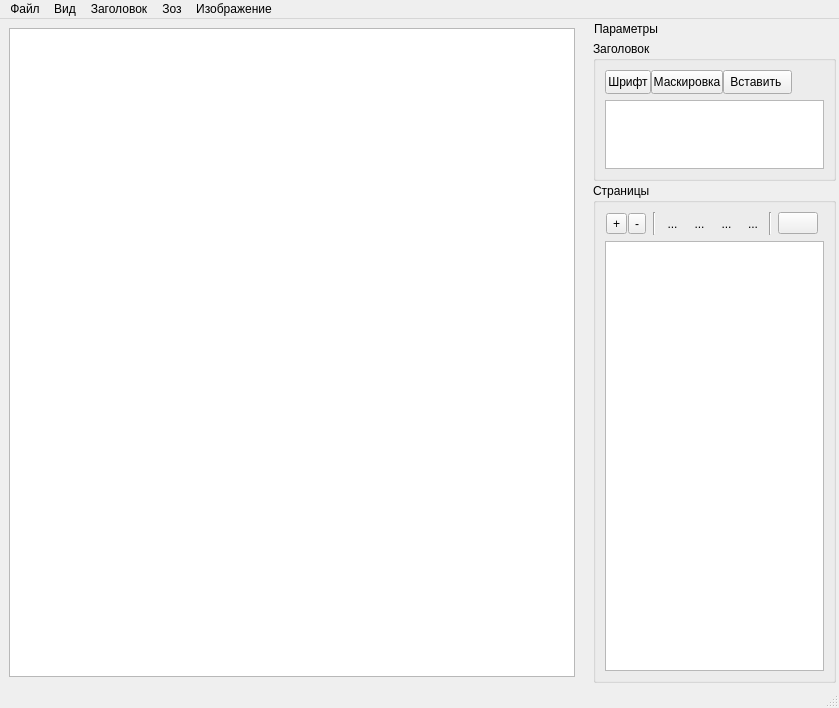
<?xml version="1.0" encoding="UTF-8"?>
<ui version="4.0">
 <class>SitPlan</class>
 <widget class="QMainWindow" name="SitPlan">
  <property name="geometry">
   <rect>
    <x>0</x>
    <y>0</y>
    <width>839</width>
    <height>708</height>
   </rect>
  </property>
  <property name="windowTitle">
   <string>Ситуационный план</string>
  </property>
  <property name="windowIcon">
   <iconset resource="../../resourse.qrc">
    <normaloff>:/resourse/default/SitPlan.png</normaloff>:/resourse/default/SitPlan.png</iconset>
  </property>
  <property name="documentMode">
   <bool>false</bool>
  </property>
  <property name="dockNestingEnabled">
   <bool>false</bool>
  </property>
  <widget class="QWidget" name="centralwidget">
   <layout class="QGridLayout" name="gridLayout">
    <item row="0" column="0">
     <widget class="MySitPlanView" name="graphicsView">
      <property name="renderHints">
       <set>QPainter::Antialiasing|QPainter::SmoothPixmapTransform|QPainter::TextAntialiasing</set>
      </property>
     </widget>
    </item>
   </layout>
  </widget>
  <widget class="QMenuBar" name="menubar">
   <property name="geometry">
    <rect>
     <x>0</x>
     <y>0</y>
     <width>839</width>
     <height>21</height>
    </rect>
   </property>
   <widget class="QMenu" name="menu_File">
    <property name="title">
     <string>Файл</string>
    </property>
    <addaction name="action_ExportPDF"/>
    <addaction name="separator"/>
    <addaction name="action_Print"/>
    <addaction name="action_PrintQuick"/>
    <addaction name="action_DocumentConfig"/>
    <addaction name="separator"/>
    <addaction name="action_SettingsSave"/>
    <addaction name="separator"/>
    <addaction name="action_Exit"/>
   </widget>
   <widget class="QMenu" name="menu_SitPlan">
    <property name="title">
     <string>Изображение</string>
    </property>
    <widget class="QMenu" name="menu_SitPlanScale">
     <property name="title">
      <string>Подогнать размер</string>
     </property>
     <addaction name="action_SitPlanForWidth"/>
     <addaction name="action_SitPlanForHeight"/>
     <addaction name="action_SitPlanForCanvas"/>
     <addaction name="separator"/>
     <addaction name="action_SitPlanAuto"/>
    </widget>
    <widget class="QMenu" name="menu_Rotate">
     <property name="enabled">
      <bool>true</bool>
     </property>
     <property name="title">
      <string>Поворот</string>
     </property>
     <addaction name="action_PixRotate90Po"/>
     <addaction name="action_PixRotate90Protiv"/>
     <addaction name="action_PixRotate180"/>
    </widget>
    <addaction name="action_SitPlanLoad"/>
    <addaction name="menu_SitPlanScale"/>
    <addaction name="menu_Rotate"/>
    <addaction name="action_SitPlanLook"/>
   </widget>
   <widget class="QMenu" name="menu_Title">
    <property name="title">
     <string>Заголовок</string>
    </property>
    <addaction name="action_TitleFont"/>
    <addaction name="action_FontMask"/>
   </widget>
   <widget class="QMenu" name="menu_View">
    <property name="title">
     <string>Вид</string>
    </property>
    <widget class="QMenu" name="menu_ViewVisible">
     <property name="title">
      <string>Показать/Скрыть</string>
     </property>
     <addaction name="action_VisibleTitle"/>
     <addaction name="action_VisbleSitPlan"/>
     <addaction name="action_VisibleGrid"/>
    </widget>
    <widget class="QMenu" name="menu_Navigation">
     <property name="title">
      <string>Перейти</string>
     </property>
     <addaction name="action_PageFirst"/>
     <addaction name="action_PageBack"/>
     <addaction name="action_PageNext"/>
     <addaction name="action_PageLast"/>
    </widget>
    <addaction name="action_ModeDrag"/>
    <addaction name="action_ModeSelect"/>
    <addaction name="separator"/>
    <addaction name="action_ViewZoomOut"/>
    <addaction name="action_ViewZoomIn"/>
    <addaction name="action_ViewOriginal"/>
    <addaction name="action_ViewBest"/>
    <addaction name="separator"/>
    <addaction name="menu_ViewVisible"/>
    <addaction name="menu_Navigation"/>
   </widget>
   <widget class="QMenu" name="menu_Zoz">
    <property name="title">
     <string>Зоз</string>
    </property>
    <addaction name="action_ZO_Load"/>
    <addaction name="action_ZozLoadFromProject"/>
    <addaction name="action_ZO_Delete"/>
    <addaction name="action_ZoClear"/>
    <addaction name="separator"/>
    <addaction name="action_ZO_Param"/>
    <addaction name="separator"/>
    <addaction name="action_GridFont"/>
    <addaction name="action_GridConfig"/>
    <addaction name="separator"/>
   </widget>
   <addaction name="menu_File"/>
   <addaction name="menu_View"/>
   <addaction name="menu_Title"/>
   <addaction name="menu_Zoz"/>
   <addaction name="menu_SitPlan"/>
  </widget>
  <widget class="QStatusBar" name="statusBar"/>
  <widget class="QDockWidget" name="dockWidget">
   <property name="sizePolicy">
    <sizepolicy hsizetype="Fixed" vsizetype="Preferred">
     <horstretch>0</horstretch>
     <verstretch>0</verstretch>
    </sizepolicy>
   </property>
   <property name="minimumSize">
    <size>
     <width>249</width>
     <height>416</height>
    </size>
   </property>
   <property name="maximumSize">
    <size>
     <width>249</width>
     <height>524287</height>
    </size>
   </property>
   <property name="features">
    <set>QDockWidget::DockWidgetMovable</set>
   </property>
   <property name="allowedAreas">
    <set>Qt::LeftDockWidgetArea|Qt::RightDockWidgetArea</set>
   </property>
   <property name="windowTitle">
    <string>Параметры</string>
   </property>
   <attribute name="dockWidgetArea">
    <number>2</number>
   </attribute>
   <widget class="QWidget" name="dockWidgetContents">
    <layout class="QGridLayout" name="gridLayout_9">
     <property name="leftMargin">
      <number>3</number>
     </property>
     <property name="topMargin">
      <number>3</number>
     </property>
     <property name="rightMargin">
      <number>3</number>
     </property>
     <property name="bottomMargin">
      <number>3</number>
     </property>
     <property name="spacing">
      <number>2</number>
     </property>
     <item row="1" column="0">
      <widget class="QGroupBox" name="groupBox_Zo">
       <property name="title">
        <string>Страницы</string>
       </property>
       <layout class="QGridLayout" name="gridLayout_6">
        <item row="0" column="4">
         <widget class="QToolButton" name="toolButton_ZoMovePageUp">
          <property name="toolTip">
           <string>Вниз</string>
          </property>
          <property name="text">
           <string>...</string>
          </property>
          <property name="icon">
           <iconset resource="../../resourse.qrc">
            <normaloff>:/resourse/default/top.png</normaloff>:/resourse/default/top.png</iconset>
          </property>
          <property name="autoRaise">
           <bool>true</bool>
          </property>
         </widget>
        </item>
        <item row="0" column="3">
         <widget class="Line" name="line">
          <property name="orientation">
           <enum>Qt::Vertical</enum>
          </property>
         </widget>
        </item>
        <item row="1" column="0" colspan="12">
         <widget class="TableViewSp" name="tableView_Pages">
          <property name="acceptDrops">
           <bool>true</bool>
          </property>
          <property name="editTriggers">
           <set>QAbstractItemView::NoEditTriggers</set>
          </property>
          <property name="dragEnabled">
           <bool>false</bool>
          </property>
          <property name="dragDropOverwriteMode">
           <bool>false</bool>
          </property>
          <property name="dragDropMode">
           <enum>QAbstractItemView::NoDragDrop</enum>
          </property>
          <property name="defaultDropAction">
           <enum>Qt::IgnoreAction</enum>
          </property>
          <property name="alternatingRowColors">
           <bool>true</bool>
          </property>
          <property name="selectionMode">
           <enum>QAbstractItemView::SingleSelection</enum>
          </property>
          <property name="selectionBehavior">
           <enum>QAbstractItemView::SelectRows</enum>
          </property>
          <property name="sortingEnabled">
           <bool>false</bool>
          </property>
          <attribute name="horizontalHeaderStretchLastSection">
           <bool>true</bool>
          </attribute>
         </widget>
        </item>
        <item row="0" column="9" colspan="2">
         <widget class="QPushButton" name="pushButton_ParamZO">
          <property name="toolTip">
           <string>Настройки ЗО</string>
          </property>
          <property name="text">
           <string/>
          </property>
          <property name="icon">
           <iconset resource="../../resourse.qrc">
            <normaloff>:/resourse/default/paintbrush.png</normaloff>:/resourse/default/paintbrush.png</iconset>
          </property>
         </widget>
        </item>
        <item row="0" column="5">
         <widget class="QToolButton" name="toolButton_ZoMoveUp">
          <property name="toolTip">
           <string>Поднять</string>
          </property>
          <property name="text">
           <string>...</string>
          </property>
          <property name="icon">
           <iconset resource="../../resourse.qrc">
            <normaloff>:/resourse/default/up.png</normaloff>:/resourse/default/up.png</iconset>
          </property>
          <property name="autoRaise">
           <bool>true</bool>
          </property>
         </widget>
        </item>
        <item row="0" column="8">
         <widget class="Line" name="line_2">
          <property name="orientation">
           <enum>Qt::Vertical</enum>
          </property>
         </widget>
        </item>
        <item row="0" column="6">
         <widget class="QToolButton" name="toolButton_ZoMoveDown">
          <property name="toolTip">
           <string>Опустить</string>
          </property>
          <property name="text">
           <string>...</string>
          </property>
          <property name="icon">
           <iconset resource="../../resourse.qrc">
            <normaloff>:/resourse/default/down.png</normaloff>:/resourse/default/down.png</iconset>
          </property>
          <property name="autoRaise">
           <bool>true</bool>
          </property>
         </widget>
        </item>
        <item row="0" column="7">
         <widget class="QToolButton" name="toolButton_ZoMovePageDown">
          <property name="toolTip">
           <string>Вверх</string>
          </property>
          <property name="text">
           <string>...</string>
          </property>
          <property name="icon">
           <iconset resource="../../resourse.qrc">
            <normaloff>:/resourse/default/bottom.png</normaloff>:/resourse/default/bottom.png</iconset>
          </property>
          <property name="autoRaise">
           <bool>true</bool>
          </property>
         </widget>
        </item>
        <item row="0" column="0" colspan="3" alignment="Qt::AlignLeft">
         <widget class="QWidget" name="widget_4" native="true">
          <layout class="QGridLayout" name="gridLayout_7">
           <property name="leftMargin">
            <number>1</number>
           </property>
           <property name="topMargin">
            <number>1</number>
           </property>
           <property name="rightMargin">
            <number>1</number>
           </property>
           <property name="bottomMargin">
            <number>1</number>
           </property>
           <property name="spacing">
            <number>1</number>
           </property>
           <item row="0" column="2">
            <widget class="QToolButton" name="toolButton_ZozRemove">
             <property name="toolTip">
              <string>Удалить</string>
             </property>
             <property name="text">
              <string>-</string>
             </property>
             <property name="icon">
              <iconset resource="../../resourse.qrc">
               <normaloff>:/resourse/default/list_remove.png</normaloff>:/resourse/default/list_remove.png</iconset>
             </property>
            </widget>
           </item>
           <item row="0" column="0">
            <widget class="QToolButton" name="toolButton_ZoAdd">
             <property name="toolTip">
              <string>Добавить</string>
             </property>
             <property name="text">
              <string>+</string>
             </property>
             <property name="icon">
              <iconset resource="../../resourse.qrc">
               <normaloff>:/resourse/default/list_add.png</normaloff>:/resourse/default/list_add.png</iconset>
             </property>
             <property name="shortcut">
              <string>Ctrl++</string>
             </property>
            </widget>
           </item>
          </layout>
         </widget>
        </item>
        <item row="0" column="11">
         <spacer name="horizontalSpacer">
          <property name="orientation">
           <enum>Qt::Horizontal</enum>
          </property>
          <property name="sizeHint" stdset="0">
           <size>
            <width>40</width>
            <height>20</height>
           </size>
          </property>
         </spacer>
        </item>
       </layout>
      </widget>
     </item>
     <item row="0" column="0">
      <widget class="QGroupBox" name="groupBox">
       <property name="maximumSize">
        <size>
         <width>16777215</width>
         <height>140</height>
        </size>
       </property>
       <property name="title">
        <string>Заголовок</string>
       </property>
       <property name="flat">
        <bool>false</bool>
       </property>
       <property name="checkable">
        <bool>false</bool>
       </property>
       <layout class="QGridLayout" name="gridLayout_3">
        <item row="2" column="0" colspan="3">
         <widget class="QTextEdit" name="textEdit_Title">
          <property name="maximumSize">
           <size>
            <width>20000</width>
            <height>80</height>
           </size>
          </property>
         </widget>
        </item>
        <item row="0" column="0" colspan="3">
         <widget class="QWidget" name="widget" native="true">
          <layout class="QHBoxLayout" name="horizontalLayout">
           <property name="spacing">
            <number>0</number>
           </property>
           <property name="sizeConstraint">
            <enum>QLayout::SetDefaultConstraint</enum>
           </property>
           <property name="leftMargin">
            <number>0</number>
           </property>
           <property name="topMargin">
            <number>0</number>
           </property>
           <property name="rightMargin">
            <number>0</number>
           </property>
           <property name="bottomMargin">
            <number>0</number>
           </property>
           <item>
            <widget class="QToolButton" name="toolButton_TitleFont">
             <property name="minimumSize">
              <size>
               <width>24</width>
               <height>24</height>
              </size>
             </property>
             <property name="toolTip">
              <string>Шрифт</string>
             </property>
             <property name="text">
              <string>Шрифт</string>
             </property>
             <property name="icon">
              <iconset resource="../../resourse.qrc">
               <normaloff>:/resourse/default/fontforge.png</normaloff>:/resourse/default/fontforge.png</iconset>
             </property>
             <property name="popupMode">
              <enum>QToolButton::DelayedPopup</enum>
             </property>
             <property name="toolButtonStyle">
              <enum>Qt::ToolButtonIconOnly</enum>
             </property>
            </widget>
           </item>
           <item>
            <widget class="QToolButton" name="toolButton_TitleFontMask">
             <property name="minimumSize">
              <size>
               <width>24</width>
               <height>24</height>
              </size>
             </property>
             <property name="toolTip">
              <string>Маскировка</string>
             </property>
             <property name="text">
              <string>Маскировка</string>
             </property>
             <property name="icon">
              <iconset resource="../../resourse.qrc">
               <normaloff>:/resourse/default/color_fill.png</normaloff>:/resourse/default/color_fill.png</iconset>
             </property>
             <property name="checkable">
              <bool>true</bool>
             </property>
             <property name="toolButtonStyle">
              <enum>Qt::ToolButtonIconOnly</enum>
             </property>
            </widget>
           </item>
           <item>
            <widget class="QToolButton" name="toolButton_TitleInsertVar">
             <property name="minimumSize">
              <size>
               <width>0</width>
               <height>24</height>
              </size>
             </property>
             <property name="toolTip">
              <string>Вставить параметры</string>
             </property>
             <property name="text">
              <string>Вставить </string>
             </property>
             <property name="popupMode">
              <enum>QToolButton::InstantPopup</enum>
             </property>
             <property name="autoRaise">
              <bool>false</bool>
             </property>
            </widget>
           </item>
           <item>
            <spacer name="horizontalSpacer_2">
             <property name="orientation">
              <enum>Qt::Horizontal</enum>
             </property>
             <property name="sizeHint" stdset="0">
              <size>
               <width>40</width>
               <height>20</height>
              </size>
             </property>
            </spacer>
           </item>
          </layout>
         </widget>
        </item>
       </layout>
      </widget>
     </item>
    </layout>
   </widget>
  </widget>
  <action name="action_Exit">
   <property name="icon">
    <iconset resource="../../resourse.qrc">
     <normaloff>:/resourse/default/window_close.png</normaloff>:/resourse/default/window_close.png</iconset>
   </property>
   <property name="text">
    <string>Выход</string>
   </property>
  </action>
  <action name="action_Print">
   <property name="icon">
    <iconset resource="../../resourse.qrc">
     <normaloff>:/resourse/default/printer.png</normaloff>:/resourse/default/printer.png</iconset>
   </property>
   <property name="text">
    <string>Просмотр...</string>
   </property>
  </action>
  <action name="action_SitPlanLoad">
   <property name="icon">
    <iconset resource="../../resourse.qrc">
     <normaloff>:/resourse/default/insert_image.png</normaloff>:/resourse/default/insert_image.png</iconset>
   </property>
   <property name="text">
    <string>Загрузить Сит.План</string>
   </property>
   <property name="whatsThis">
    <string/>
   </property>
   <property name="shortcut">
    <string>Ctrl+I</string>
   </property>
  </action>
  <action name="action_SitPlanForWidth">
   <property name="text">
    <string>По ширине окна</string>
   </property>
  </action>
  <action name="action_SitPlanForHeight">
   <property name="text">
    <string>По высоте окна</string>
   </property>
  </action>
  <action name="action_SitPlanForCanvas">
   <property name="icon">
    <iconset resource="../../resourse.qrc">
     <normaloff>:/resourse/default/scale_image.png</normaloff>:/resourse/default/scale_image.png</iconset>
   </property>
   <property name="text">
    <string>Вписать</string>
   </property>
  </action>
  <action name="action_FontBold">
   <property name="checkable">
    <bool>true</bool>
   </property>
   <property name="icon">
    <iconset resource="../../resourse.qrc">
     <normaloff>:/resourse/default/bold.png</normaloff>:/resourse/default/bold.png</iconset>
   </property>
   <property name="text">
    <string>Жирный</string>
   </property>
  </action>
  <action name="action_FontItalic">
   <property name="checkable">
    <bool>true</bool>
   </property>
   <property name="icon">
    <iconset resource="../../resourse.qrc">
     <normaloff>:/resourse/default/italic.png</normaloff>:/resourse/default/italic.png</iconset>
   </property>
   <property name="text">
    <string>Курсив</string>
   </property>
  </action>
  <action name="action_FontUnderline">
   <property name="checkable">
    <bool>true</bool>
   </property>
   <property name="icon">
    <iconset resource="../../resourse.qrc">
     <normaloff>:/resourse/default/underline.png</normaloff>:/resourse/default/underline.png</iconset>
   </property>
   <property name="text">
    <string>Подчёркнутый</string>
   </property>
  </action>
  <action name="action_FontMask">
   <property name="checkable">
    <bool>true</bool>
   </property>
   <property name="icon">
    <iconset resource="../../resourse.qrc">
     <normaloff>:/resourse/default/color_fill.png</normaloff>:/resourse/default/color_fill.png</iconset>
   </property>
   <property name="text">
    <string>Маскировка</string>
   </property>
  </action>
  <action name="action_SitPlanLook">
   <property name="checkable">
    <bool>true</bool>
   </property>
   <property name="enabled">
    <bool>true</bool>
   </property>
   <property name="icon">
    <iconset resource="../../resourse.qrc">
     <normaloff>:/resourse/default/locked.png</normaloff>:/resourse/default/locked.png</iconset>
   </property>
   <property name="text">
    <string>Закрепить</string>
   </property>
  </action>
  <action name="action_ViewOriginal">
   <property name="checkable">
    <bool>true</bool>
   </property>
   <property name="icon">
    <iconset resource="../../resourse.qrc">
     <normaloff>:/resourse/default/zoom_original.png</normaloff>:/resourse/default/zoom_original.png</iconset>
   </property>
   <property name="text">
    <string>Оригинальный размер</string>
   </property>
   <property name="shortcut">
    <string>*</string>
   </property>
  </action>
  <action name="action_ViewZoomIn">
   <property name="icon">
    <iconset resource="../../resourse.qrc">
     <normaloff>:/resourse/default/zoom_in.png</normaloff>:/resourse/default/zoom_in.png</iconset>
   </property>
   <property name="text">
    <string>Увеличить</string>
   </property>
   <property name="shortcut">
    <string>+</string>
   </property>
  </action>
  <action name="action_ViewZoomOut">
   <property name="icon">
    <iconset resource="../../resourse.qrc">
     <normaloff>:/resourse/default/zoom_out.png</normaloff>:/resourse/default/zoom_out.png</iconset>
   </property>
   <property name="text">
    <string>Уменьшить</string>
   </property>
   <property name="shortcut">
    <string>-</string>
   </property>
  </action>
  <action name="action_VisibleZo">
   <property name="checkable">
    <bool>true</bool>
   </property>
   <property name="checked">
    <bool>true</bool>
   </property>
   <property name="text">
    <string>Зона ограничения</string>
   </property>
  </action>
  <action name="action_VisibleRosaW">
   <property name="checkable">
    <bool>true</bool>
   </property>
   <property name="checked">
    <bool>false</bool>
   </property>
   <property name="text">
    <string>Роза ветров</string>
   </property>
  </action>
  <action name="action_VisibleGrid">
   <property name="checkable">
    <bool>true</bool>
   </property>
   <property name="checked">
    <bool>true</bool>
   </property>
   <property name="text">
    <string>Сетка</string>
   </property>
  </action>
  <action name="action_VisibleTitle">
   <property name="checkable">
    <bool>true</bool>
   </property>
   <property name="checked">
    <bool>true</bool>
   </property>
   <property name="text">
    <string>Заголовок</string>
   </property>
  </action>
  <action name="action_ZO_Load">
   <property name="text">
    <string>Загрузить Зоз из файла...</string>
   </property>
  </action>
  <action name="action_ZO_Delete">
   <property name="text">
    <string>Удалить</string>
   </property>
  </action>
  <action name="action_ZO_Param">
   <property name="text">
    <string>Параметры ЗО...</string>
   </property>
  </action>
  <action name="action_SitPlanClear">
   <property name="text">
    <string>Очистить</string>
   </property>
  </action>
  <action name="action_ViewBest">
   <property name="icon">
    <iconset resource="../../resourse.qrc">
     <normaloff>:/resourse/default/zoom_fit_best.png</normaloff>:/resourse/default/zoom_fit_best.png</iconset>
   </property>
   <property name="text">
    <string>Вписать</string>
   </property>
  </action>
  <action name="action_DocumentConfig">
   <property name="text">
    <string>Параметры страницы...</string>
   </property>
  </action>
  <action name="action_ModeDrag">
   <property name="checkable">
    <bool>true</bool>
   </property>
   <property name="checked">
    <bool>true</bool>
   </property>
   <property name="icon">
    <iconset resource="../../resourse.qrc">
     <normaloff>:/resourse/default/hand-tool.png</normaloff>:/resourse/default/hand-tool.png</iconset>
   </property>
   <property name="text">
    <string>Рука</string>
   </property>
  </action>
  <action name="action_ModeSelect">
   <property name="checkable">
    <bool>true</bool>
   </property>
   <property name="icon">
    <iconset resource="../../resourse.qrc">
     <normaloff>:/resourse/default/pointer.png</normaloff>:/resourse/default/pointer.png</iconset>
   </property>
   <property name="text">
    <string>Выделение</string>
   </property>
  </action>
  <action name="action_PageFirst">
   <property name="icon">
    <iconset resource="../../resourse.qrc">
     <normaloff>:/resourse/default/go_last_rtl.png</normaloff>:/resourse/default/go_last_rtl.png</iconset>
   </property>
   <property name="text">
    <string>Первая страница</string>
   </property>
  </action>
  <action name="action_PageNext">
   <property name="icon">
    <iconset resource="../../resourse.qrc">
     <normaloff>:/resourse/default/go_previous_rtl.png</normaloff>:/resourse/default/go_previous_rtl.png</iconset>
   </property>
   <property name="text">
    <string>Следующяя страница</string>
   </property>
   <property name="shortcut">
    <string>Ctrl+Right</string>
   </property>
  </action>
  <action name="action_PageBack">
   <property name="icon">
    <iconset resource="../../resourse.qrc">
     <normaloff>:/resourse/default/go_next_rtl.png</normaloff>:/resourse/default/go_next_rtl.png</iconset>
   </property>
   <property name="text">
    <string>Предыдущяя страница</string>
   </property>
   <property name="shortcut">
    <string>Ctrl+Left</string>
   </property>
  </action>
  <action name="action_PageLast">
   <property name="icon">
    <iconset resource="../../resourse.qrc">
     <normaloff>:/resourse/default/go_first_rtl.png</normaloff>:/resourse/default/go_first_rtl.png</iconset>
   </property>
   <property name="text">
    <string>Последняя страница</string>
   </property>
  </action>
  <action name="action_VisbleSitPlan">
   <property name="checkable">
    <bool>true</bool>
   </property>
   <property name="checked">
    <bool>true</bool>
   </property>
   <property name="text">
    <string>Ситуационный план</string>
   </property>
  </action>
  <action name="action_GridConfig">
   <property name="text">
    <string>Параметры сетки...</string>
   </property>
  </action>
  <action name="action_SettingsSave">
   <property name="text">
    <string>Сохранить настройки</string>
   </property>
  </action>
  <action name="action_SitPlanAuto">
   <property name="checkable">
    <bool>true</bool>
   </property>
   <property name="text">
    <string>Автоматически</string>
   </property>
  </action>
  <action name="action_ExportPDF">
   <property name="icon">
    <iconset resource="../../resourse.qrc">
     <normaloff>:/resourse/default/application_pdf.png</normaloff>:/resourse/default/application_pdf.png</iconset>
   </property>
   <property name="text">
    <string>Экспорт в PDF</string>
   </property>
  </action>
  <action name="action_GridFont">
   <property name="text">
    <string>Шрифт сетки...</string>
   </property>
  </action>
  <action name="action">
   <property name="text">
    <string>Шрифт</string>
   </property>
  </action>
  <action name="action_PixRotate90Po">
   <property name="text">
    <string>Поворот по часовой стрелки на 90˚</string>
   </property>
  </action>
  <action name="action_PixRotate90Protiv">
   <property name="text">
    <string>Поворот против часовой стрелки на 90˚</string>
   </property>
  </action>
  <action name="action_PixRotate180">
   <property name="text">
    <string>Повернуть на 180˚</string>
   </property>
  </action>
  <action name="action_PrintQuick">
   <property name="icon">
    <iconset resource="../../resourse.qrc">
     <normaloff>:/resourse/default/document_print_preview.png</normaloff>:/resourse/default/document_print_preview.png</iconset>
   </property>
   <property name="text">
    <string>Быстрая печать</string>
   </property>
  </action>
  <action name="action_ZoClear">
   <property name="text">
    <string>Очистить</string>
   </property>
  </action>
  <action name="action_ZozLoadFromProject">
   <property name="text">
    <string>Загрузить Зоз из проекта</string>
   </property>
  </action>
  <action name="action_2">
   <property name="text">
    <string>О программе</string>
   </property>
  </action>
  <action name="action_TitleFont">
   <property name="icon">
    <iconset resource="../../resourse.qrc">
     <normaloff>:/resourse/default/fontforge.png</normaloff>:/resourse/default/fontforge.png</iconset>
   </property>
   <property name="text">
    <string>Шрифт</string>
   </property>
  </action>
 </widget>
 <customwidgets>
  <customwidget>
   <class>TableViewSp</class>
   <extends>QTableView</extends>
   <header>MyWidget\tableviewsp.h</header>
  </customwidget>
  <customwidget>
   <class>MySitPlanView</class>
   <extends>QGraphicsView</extends>
   <header>MyWidget\sitplanview.h</header>
  </customwidget>
 </customwidgets>
 <resources>
  <include location="../../resourse.qrc"/>
  <include location="../../resourse.qrc"/>
 </resources>
 <connections/>
</ui>
